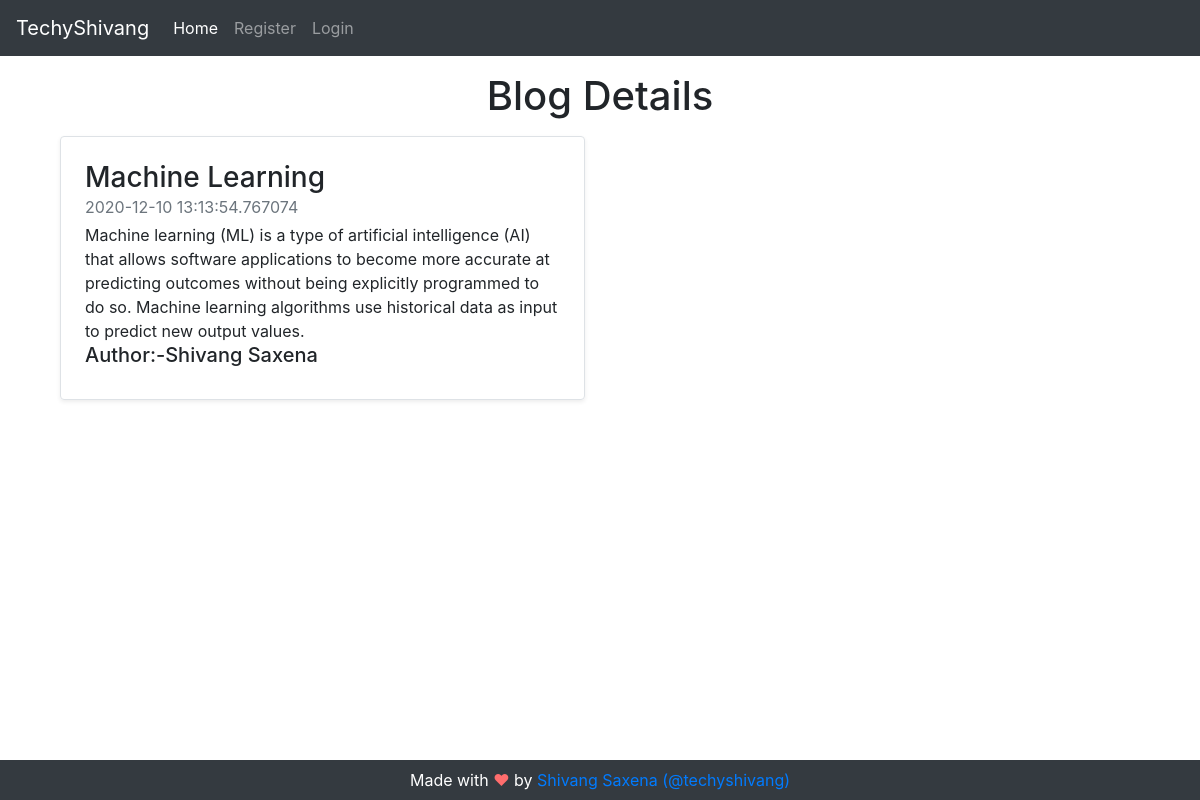
Page /blog_detail/2 on the committed database.
### app.py (models this page shows, shortened)
class Blog(db.Model):
    id = db.Column(db.Integer, primary_key=True)
    title = db.Column(db.String(80),nullable=False)
    author = db.Column(db.String(50),nullable=False)
    content = db.Column(db.Text(),nullable=False)
    publish_date=db.Column(db.DateTime(),nullable=False,default=datetime.utcnow)

### app.py (the view)
@app.route("/blog_detail/<int:id>")
def blog_detail(id):
    blog = Blog.query.get(id)
    return render_template("blog_detail.html",blog=blog)

### templates/blog_detail.html (shortened to what this page needs)
<!DOCTYPE html>
<html lang="en">
<head>
    <link rel="stylesheet" href="https://cdn.jsdelivr.net/npm/bootstrap@4.5.3/dist/css/bootstrap.min.css"
>
    <link rel="stylesheet" href="{{url_for('static',filename='css/style.css')}}">
</head>
<body>
    <nav class="navbar navbar-expand-lg navbar-dark bg-dark">
        <a class="navbar-brand" href="#">TechyShivang</a>
        <div class="collapse navbar-collapse" id="navbarSupportedContent">
          <ul class="navbar-nav mr-auto">
            <li class="nav-item active">
              <a class="nav-link" href="/">Home <span class="sr-only">(current)</span></a>
            </li>
            {% if current_user.is_authenticated %}
            <li class="nav-item">
              <a class="nav-link" href="">{{current_user.username}}</a>
            </li>
            <li class="nav-item">
              <a class="nav-link" href="/blogpost">PostBlog</a>
            </li>
            <li class="nav-item">
              <a class="nav-link" href="/logout">Logout</a>
            </li>
            <li class="nav-item">
                <a class="nav-link btn btn-success mx-3" href="/edit/{{blog.id}}">Edit</a>
              </li>
              <li class="nav-item">
                <a class="nav-link btn btn-danger" href="/delete/{{blog.id}}">Delete</a>
            </li>
            {% else %}
            <li class="nav-item">
              <a class="nav-link" href="/register">Register</a>
            </li>
            <li class="nav-item">
              <a class="nav-link" href="/login">Login</a>
            </li>
            {% endif %}
          </ul>
        </div>
      </nav>
<div class="container mt-3">
    <h1 class="text-center mb-3">Blog Details</h1>
    <div class="col-md-6">
        <div class="row no-gutters border rounded overflow-hidden flex-md-row mb-4 shadow-sm h-md-250 position-relative">
          <div class="col p-4 d-flex flex-column position-static">
            <h3 class="mb-0">{{blog.title}}</h3>
            <div class="mb-1 text-muted">{{blog.publish_date}}</div>
            <p class="card-text mb-auto">{{blog.content}}</p>
            <h5>Author:-{{blog.author}}</h5>
          </div>
        </div>
    </div>
</div>
<footer class="footer">
  <p class="bg-dark text-white text-center p-2">Made with <span style="color:rgb(255, 109, 109)">♥</span> by <a href="https://github.com/techyshiv/Blog_Website"
    target="_blank">Shivang Saxena (@techyshivang)</a>
  </p>
</footer>
</body>
</html>

### static/css/style.css (style rules this page uses)
html { height: 100%; }
body { height: 100%; }
p { margin: 0; padding: 0; }
.footer { padding: 0; background:#ffffff; color: #869099; bottom: 0; left: 0; right: 0; position: fixed; z-index: 1032; }

### rows in the picture
Blog: title "Machine Learning", publish_date "2020-12-10 13:13:54.767074", content "Machine learning (ML) is a type of artificial intelligence (AI) that allows software applications to become more accurate at predicting outcomes without being explicitly programmed to do so. Machine learning algorithms use historical data as input to predict new output values.", author "Shivang Saxena"
